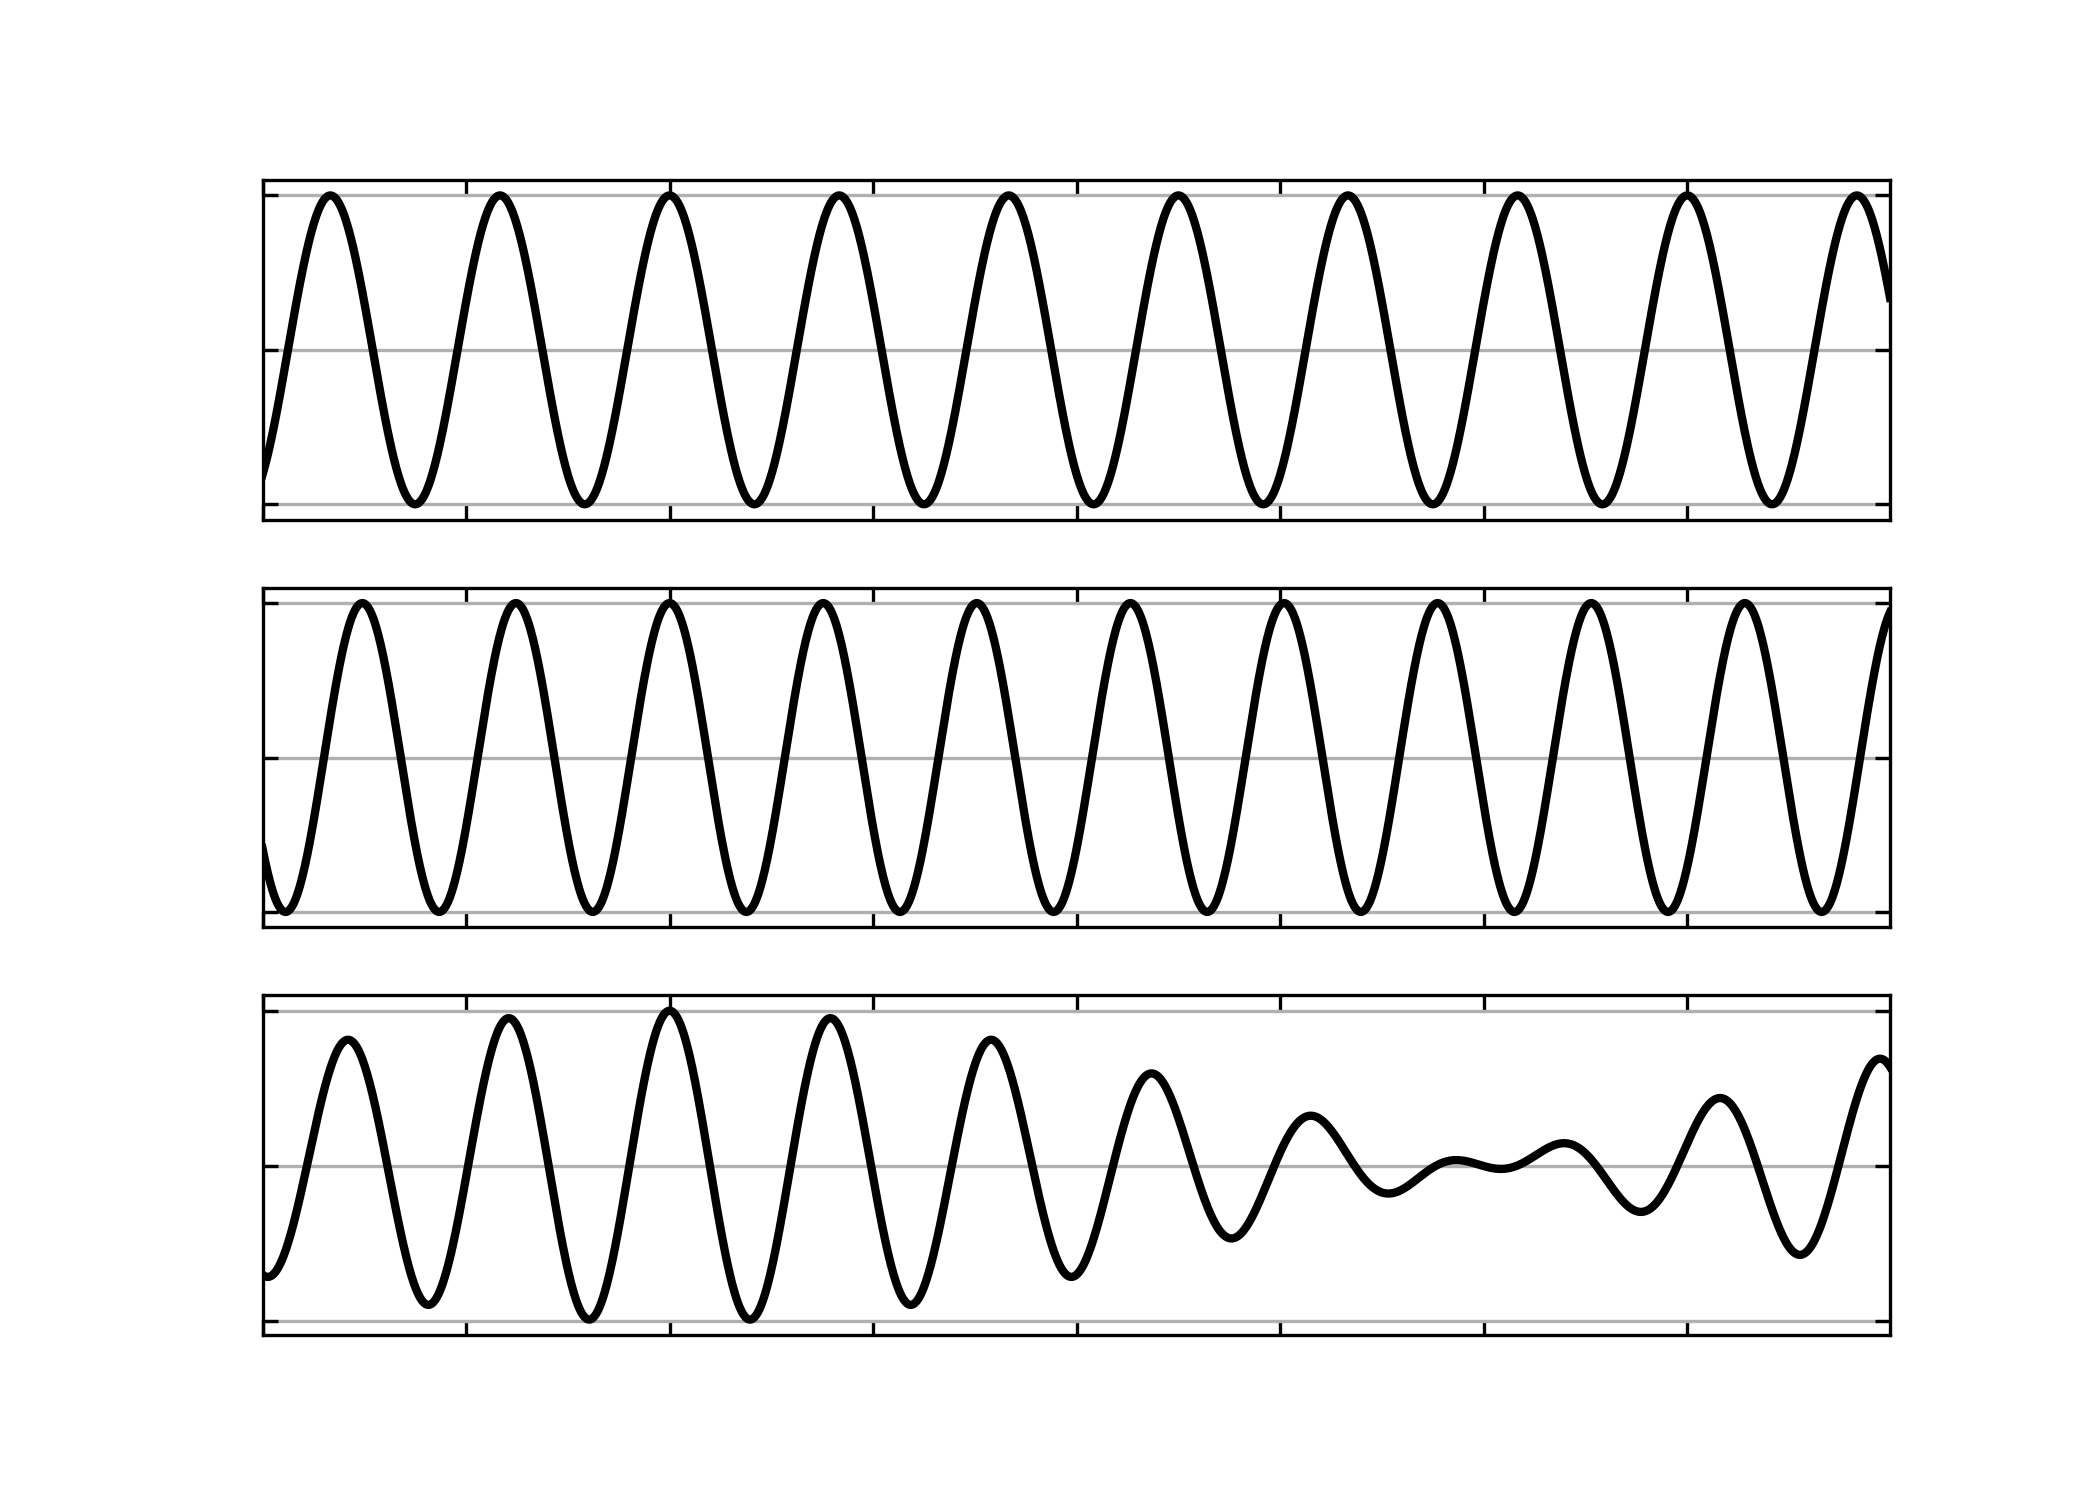

Source code (Python):
import matplotlib.pyplot as plt

from functions import *
from back_process import *
from time_integrators import *
from directories_lyap import *

if __name__ == '__main__':
    f1, f2 = 0.480, 0.530
    T = 1 / np.abs((f1 - f2))
    t_grid = np.arange(0, T, 0.01)
    x1 = np.cos(2 * np.pi * f1 * (t_grid - 0.25 * T))
    x2 = np.cos(2 * np.pi * f2 * (t_grid - 0.25 * T))
    x3 = x1 + x2

    fig, (ax1, ax2, ax3) = plt.subplots(3, 1, figsize=(7, 5))
    ax1.plot(t_grid, x1, color='k', lw=2)
    ax2.plot(t_grid, x2, color='k', lw=2)
    ax3.plot(t_grid, x3, color='k', lw=2)
    ax1.grid(axis='y')
    ax2.grid(axis='y')
    ax3.grid(axis='y')
    ax1.tick_params(axis="y", direction="in", labelsize=15, left=True, right=True, labelleft=False, labelright=False)
    ax1.tick_params(axis="x", direction="in", labelsize=15, top=True, bottom=True, labeltop=False, labelbottom=False)
    ax2.tick_params(axis="y", direction="in", labelsize=15, left=True, right=True, labelleft=False, labelright=False)
    ax2.tick_params(axis="x", direction="in", labelsize=15, top=True, bottom=True, labeltop=False, labelbottom=False)
    ax3.tick_params(axis="y", direction="in", labelsize=15, left=True, right=True, labelleft=False, labelright=False)
    ax3.tick_params(axis="x", direction="in", labelsize=15, top=True, bottom=True, labeltop=False, labelbottom=False)
    ax1.set_xlim(t_grid[0], t_grid[-1])
    ax2.set_xlim(t_grid[0], t_grid[-1])
    ax3.set_xlim(t_grid[0], t_grid[-1])
    plt.savefig("wave_profile.png", dpi=300)